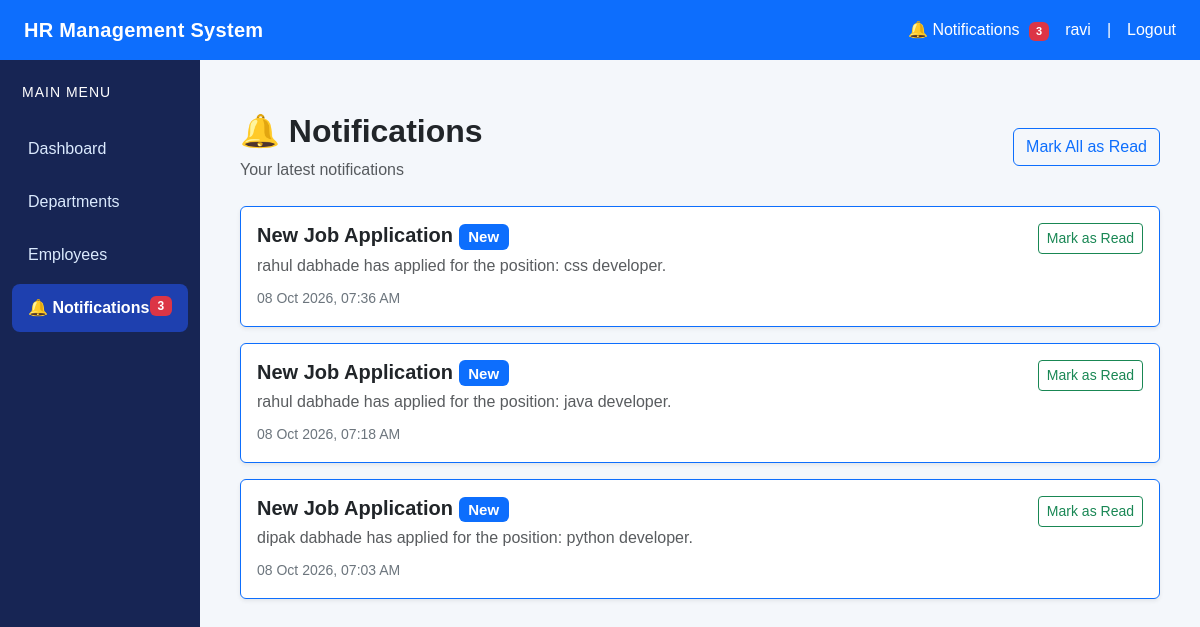
The app's page /notifications/ (signed in) with its own data.
### notifications/models.py (models this page shows, shortened)
class Notification(models.Model):
    NOTIFICATION_TYPES = (
        ('LEAVE', 'Leave'),
        ('PAYROLL', 'Payroll'),
        ('JOB', 'Job'),
        ('ANNOUNCEMENT', 'Announcement'),
        ('SYSTEM', 'System'),
    )
    user = models.ForeignKey(
        User,
        on_delete=models.CASCADE,
        related_name='notifications'
    )
    title = models.CharField(max_length=200)
    message = models.TextField()
    notification_type = models.CharField(
        max_length=20,
        choices=NOTIFICATION_TYPES,
        default='SYSTEM'
    )
    is_read = models.BooleanField(default=False)
    created_at = models.DateTimeField(auto_now_add=True)
    class Meta:
        ordering = ['-created_at']

### notifications/views.py (the view)
# urls.py: path('', views.notification_list, name='notification_list'),
@login_required
def notification_list(request):
    notifications = Notification.objects.filter(
        user=request.user
    )
    return render(
        request,
        'notifications/notification_list.html',
        {
            'notifications': notifications
        }
    )

### notifications/context_processors.py (called while the page is built)
def notification_count(request):
    if request.user.is_authenticated:
        unread_count = Notification.objects.filter(
            user=request.user,
            is_read=False
        ).count()
        return {
            'unread_notifications_count': unread_count
        }
    return {
        'unread_notifications_count': 0
    }

### templates/notifications/notification_list.html (shortened to what this page needs)
{% extends 'base.html' %}
{% block content %}
<div class="container mt-4">
    <div class="d-flex justify-content-between align-items-center mb-4">
        <div>
            <h2 class="fw-bold">🔔 Notifications</h2>
            <p class="text-muted mb-0">
                Your latest notifications
            </p>
        </div>
        <a href="{% url 'mark_all_notifications_read' %}"
           class="btn btn-outline-primary">
            Mark All as Read
        </a>
    </div>
    {% if notifications %}
        {% for notification in notifications %}
        <div class="card mb-3 shadow-sm
            {% if not notification.is_read %}
                border-primary
            {% endif %}">
            <div class="card-body">
                <div class="d-flex justify-content-between">
                    <div>
                        <h5 class="fw-bold mb-1">
                            {{ notification.title }}
                            {% if not notification.is_read %}
                                <span class="badge bg-primary">
                                    New
                                </span>
                            {% endif %}
                        </h5>
                        <p class="text-muted mb-2">
                            {{ notification.message }}
                        </p>
                        <small class="text-secondary">
                            {{ notification.created_at|date:"d M Y, h:i A" }}
                        </small>
                    </div>
                    {% if not notification.is_read %}
                    <div>
                        <a href="{% url 'mark_notification_read' notification.id %}"
                           class="btn btn-sm btn-outline-success">
                            Mark as Read
                        </a>
                    </div>
                    {% endif %}
                </div>
            </div>
        </div>
        {% endfor %}
    {% endif %}
</div>
{% endblock %}

### templates/base.html (shortened to what this page needs)
{% load static %}
<!DOCTYPE html>
<html lang="en">
<head>
    <link
        href="https://cdn.jsdelivr.net/npm/bootstrap@5.3.3/dist/css/bootstrap.min.css"
        rel="stylesheet"
    >
</head>
<body>
    <nav class="navbar navbar-dark bg-primary px-4">
        <a
            class="navbar-brand fw-bold"
            href="{% url 'dashboard' %}"
        >
            HR Management System
        </a>
        <div class="text-white d-flex align-items-center gap-3 flex-wrap">
            <a
                href="{% url 'notification_list' %}"
                class="text-white text-decoration-none"
            >
                🔔 Notifications
                {% if unread_notifications_count > 0 %}
                    <span class="badge bg-danger notification-badge">
                        {{ unread_notifications_count }}
                    </span>
                {% endif %}
            </a>
            <span>
                {{ request.user.username }}
            </span>
            <span>|</span>
            <a
                href="{% url 'logout' %}"
                class="text-white text-decoration-none"
            >
                Logout
            </a>
        </div>
    </nav>
    <div class="container-fluid">
        <div class="row">
            <aside class="col-md-2 sidebar">
                <h5 class="text-white mb-4">
                    MAIN MENU
                </h5>
                <a href="{% url 'dashboard' %}">
                    Dashboard
                </a>
                <a href="{% url 'department_list' %}">
                    Departments
                </a>
                <a href="{% url 'employee_list' %}">
                    Employees
                </a>
                <a href="{% url 'notification_list' %}">
                    🔔 Notifications
                    {% if unread_notifications_count > 0 %}
                        <span class="badge bg-danger float-end">
                            {{ unread_notifications_count }}
                        </span>
                    {% endif %}
                </a>
            </aside>
            <main class="col-md-10 main-content">
                {% block content %}
                {% endblock %}
            </main>
        </div>
    </div>
</body>
</html>

### templates/base.html (style rules this page uses)
body { background-color: #f4f7fb; font-family: Arial, sans-serif; margin: 0; }
.navbar { min-height: 60px; }
.navbar-brand { letter-spacing: 0.3px; }
.sidebar { min-height: 100vh; background: #172554; padding-top: 24px; }
.sidebar h5 { font-size: 14px; letter-spacing: 1px; padding-left: 10px; }
.sidebar a { display: block; color: #dbeafe; text-decoration: none; padding: 12px 16px; border-radius: 8px; margin-bottom: 5px; transition: background 0.2s ease, color 0.2s ease; }
.sidebar a.active { background: #1e40af; color: white; font-weight: bold; }
.main-content { padding: 28px; min-height: calc(100vh - 60px); }
.notification-badge { font-size: 11px; padding: 4px 7px; margin-left: 5px; }

### records on screen
Notification: title "New Job Application", is_read "New", message "rahul dabhade has applied for the position: css developer.", created_at "08 Oct 2026, 07:36 AM"
Notification: title "New Job Application", is_read "New", message "rahul dabhade has applied for the position: java developer.", created_at "08 Oct 2026, 07:18 AM"
Notification: title "New Job Application", is_read "New", message "dipak dabhade has applied for the position: python developer.", created_at "08 Oct 2026, 07:03 AM"

### other values on screen
{{ unread_notifications_count }} "3"
{{ request.user.username }} "ravi"
